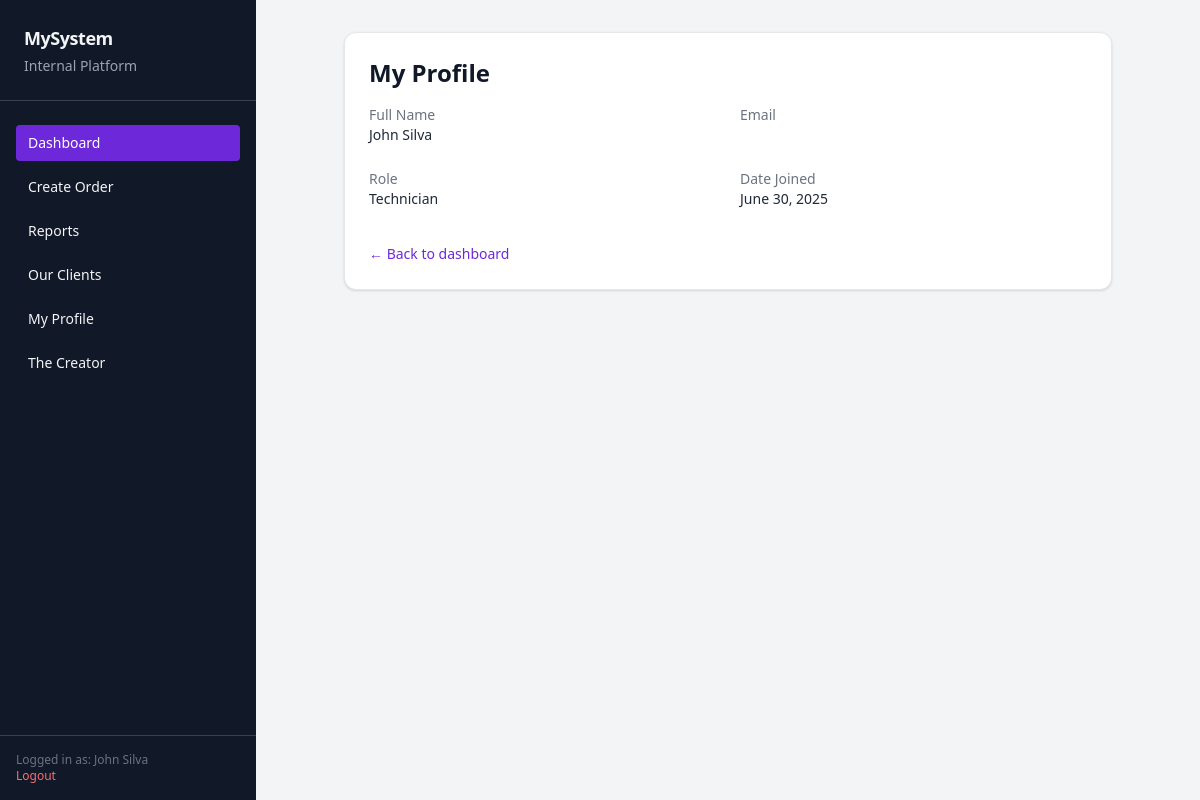
/profile/ (signed in), run on the app's committed database.
### app/models.py (models this page shows, shortened)
class User(AbstractUser):
    ROLE_CHOICES = (
        ('technician', 'Technician'),
        ('manager', 'Manager'),
    )
    role = models.CharField(max_length=20, choices=ROLE_CHOICES)
    full_name = models.CharField(max_length=150)

### app/views.py (the view)
# urls.py: path("profile/", views.my_profile, name="my_profile"),
@login_required
def my_profile(request):
    return render(request, "profile/my_profile.html", {
        "user": request.user
    })

### templates/profile/my_profile.html (shortened to what this page needs)
{% extends "base_dashboard.html" %}
{% block content %}
<!DOCTYPE html>
<html lang="en">
<head>
  <script src="https://cdn.tailwindcss.com"></script>
</head>
<body class="bg-gray-100 text-gray-900 p-8">
  <div class="max-w-3xl mx-auto bg-white p-6 rounded-xl shadow border">
    <h1 class="text-2xl font-bold mb-4">My Profile</h1>
    <div class="grid grid-cols-1 md:grid-cols-2 gap-6 text-sm text-gray-700">
      <div>
        <p class="text-gray-500">Full Name</p>
        <p class="font-medium text-gray-800">{{ user.full_name }}</p>
      </div>
      <div>
        <p class="text-gray-500">Email</p>
      </div>
      <div>
        <p class="text-gray-500">Role</p>
        <p class="font-medium text-gray-800 capitalize">{{ user.role }}</p>
      </div>
      <div>
        <p class="text-gray-500">Date Joined</p>
        <p class="font-medium text-gray-800">{{ user.date_joined|date:"F j, Y" }}</p>
      </div>
    </div>
    <div class="mt-8">
      <a href="{% url 'dashboard' %}" class="text-sm text-violet-700 hover:underline">← Back to dashboard</a>
    </div>
  </div>
</body>
</html>
{% endblock %}

### templates/base_dashboard.html (shortened to what this page needs)
<!DOCTYPE html>
<html lang="en">
<head>
  <script src="https://cdn.tailwindcss.com"></script>
</head>
<body class="bg-gray-100 text-gray-900 min-h-screen">
  <div class="flex h-screen overflow-hidden">
    <aside class="w-64 bg-gray-900 text-gray-100 flex flex-col justify-between">
      <div>
        <div class="p-6 border-b border-gray-700">
          <h1 class="text-lg font-bold tracking-tight">MySystem</h1>
          <p class="text-sm text-gray-400 mt-1">Internal Platform</p>
        </div>
        <nav class="px-4 py-6 space-y-2 text-sm font-medium">
          <a href="{% url 'dashboard' %}" class="block px-3 py-2 rounded bg-violet-700 text-white">Dashboard</a>
          <a href="{% url 'create_service_order' %}" class="block px-3 py-2 rounded hover:bg-gray-800">Create Order</a>
          <a href="{% url 'reports' %}" class="block px-3 py-2 rounded hover:bg-gray-800">Reports</a>
          <a href="{% url 'see_clients' %}" class="block px-3 py-2 rounded hover:bg-gray-800">Our Clients</a>
          <a href="{% url 'my_profile' %}" class="block px-3 py-2 rounded hover:bg-gray-800">My Profile</a>
          <a href="{% url 'portfolio' %}" class="block px-3 py-2 rounded hover:bg-gray-800">The Creator</a>
        </nav>
      </div>
      <div class="p-4 text-xs text-gray-500 border-t border-gray-700">
        Logged in as: {{ request.user.full_name }}<br />
        <a href="{% url 'logout' %}" class="text-red-400 hover:underline">Logout</a>
      </div>
    </aside>
    <main class="flex-1 p-8 overflow-y-auto">
      {% block content %}{% endblock %}
    </main>
  </div>
</body>
</html>

### data on the page
User: user.full_name "John Silva", full_name "John Silva", role "Technician", date_joined "June 30, 2025"
